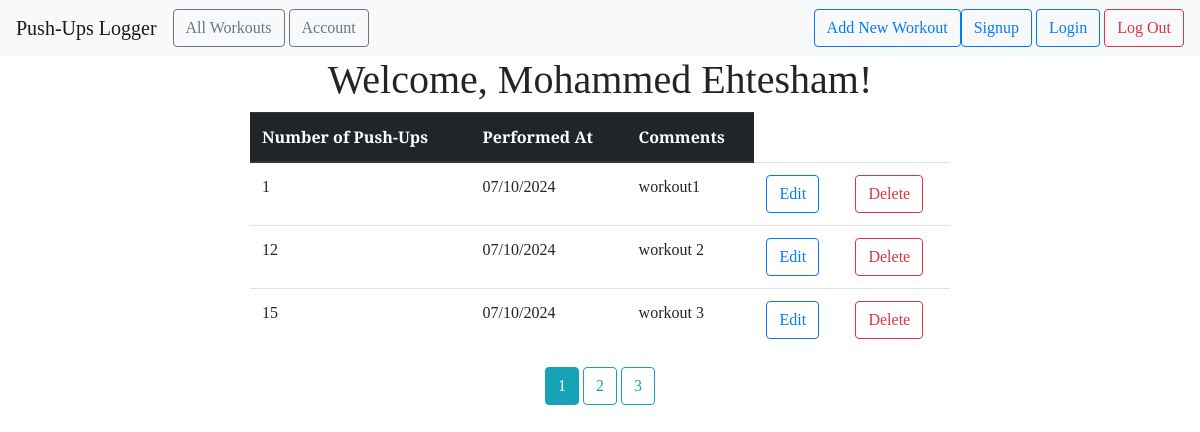
The page /all (signed in) on the database its author committed.
### pushup_logger/models.py (models this page shows, shortened)
class User(db.Model,UserMixin):
    id = db.Column(db.Integer, primary_key=True)
    email = db.Column(db.String(100), unique=True)
    password = db.Column(db.String(100))
    name = db.Column(db.String(100))
    workouts = db.relationship('Workout', backref='author', lazy=True)

class Workout(db.Model):
    id = db.Column(db.Integer, primary_key=True)
    pushups = db.Column(db.Integer,nullable=False)
    date_posted = db.Column(db.DateTime, default=datetime.utcnow)
    comment = db.Column(db.Text, nullable=False)
    user_id = db.Column(db.Integer, db.ForeignKey('user.id'), nullable=False)

### pushup_logger/main.py (the view)
@main.route('/all')
@login_required
def user_workouts():
    page = request.args.get('page',1,type=int)
    user = User.query.filter_by(email=current_user.email).first_or_404()
    workouts = Workout.query.filter_by(author=user).paginate(page=page, per_page=3)
    return render_template('all_workouts.html', workouts=workouts, user=user)

### pushup_logger/__init__.py (called while the page is built)
def create_app():
    app = Flask(__name__)
    app.config['SECRET_KEY'] = 'secret-key'
    app.config['SQLALCHEMY_DATABASE_URI'] = 'sqlite:///db.sqlite'
    app.config['SQLALCHEMY_TRACK_MODI FICATIONS'] = False  # Disable track modifications
    db.init_app(app)
    login_manager = LoginManager()
    login_manager.login_view = 'auth.login'
    login_manager.init_app(app=app)
    from .models import User
    @login_manager.user_loader
    def load_user(user_id):
        return User.query.get(int(user_id))
    from .main import main as main_blueprint
    app.register_blueprint(main_blueprint)
    from .auth import auth as auth_blueprint
    app.register_blueprint(auth_blueprint)
    with app.app_context():
        db.create_all()
    return app

### pushup_logger/templates/all_workouts.html (shortened to what this page needs)
{% extends "base.html" %} {% block head %} {{ super() }}
<center>
  <link
  rel="stylesheet"
  href="{{ url_for('static', filename= 'extended_beauty.css') }}"
  />
  {% endblock %} {% block content %}
  <h1>
    Welcome, {{ user.name }}!
  </h1>
<center>
  <div>
    <table class="table table-hover" style="width: 700px;">
      <thead class="thead-dark">
        <tr>
          <th scope="col">Number of Push-Ups</th>
          <th scope="col">Performed At</th>
          <th scope="col">Comments</th>
        </tr>
      </thead>
      <tbody>
        {% for workout in workouts %}
      <tr>
        <td>{{ workout.pushups }}</td>
        <td>{{ workout.date_posted.strftime('%m/%d/%Y') }}</td>
        <td>{{ workout.comment }}</td>
        <td>
          <a
          href="{{ url_for('main.update_workout', workout_id=workout.id ) }}"
          class="btn btn-outline-primary"
          role="button"
          >
          Edit
        </a>
      </td>
      <td>
          <a
          href="{{ url_for('main.delete_workout', workout_id=workout.id ) }}"
          class="btn btn-outline-danger"
          role="button"
          >
          Delete
        </a>
      </td>
    </tr>
    {% endfor %}
  </tbody>
</table>
{% for page_num in workouts.iter_pages(left_edge=1,right_edge=1,
  left_current=1,right_current=1) %}
  {% if page_num %} {% if workouts.page==page_num %}
<a class="btn btn-info mp-4"
 href="{{ url_for('main.user_workouts', page=page_num) }}">
{{ page_num }}
</a>
{% else %}
<a class="btn btn-outline-info mp-4"
 href="{{ url_for('main.user_workouts', page=page_num) }}">
{{ page_num }}
</a>
{% endif %}{% else %} .... {% endif %}{% endfor %}
</div>
</center>
{% endblock %}

### pushup_logger/static/beauty.css (style rules this page uses)
* { font-family: "Arvo", serif; }

### pushup_logger/static/extended_beauty.css (style rules this page uses)
h1, h2, h4, p { font-family: "Arvo", serif; }

### rows shown on the page
User: name "Mohammed Ehtesham"
Workout: pushups "1", date_posted "07/10/2024", comment "workout1"
Workout: pushups "12", date_posted "07/10/2024", comment "workout 2"
Workout: pushups "15", date_posted "07/10/2024", comment "workout 3"

### other values the page prints
{{ page_num }} "1"
{{ page_num }} "2" "3"
